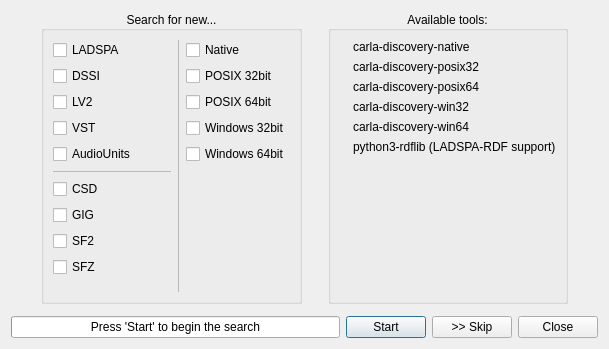
<?xml version="1.0" encoding="UTF-8"?>
<ui version="4.0">
 <class>PluginRefreshW</class>
 <widget class="QDialog" name="PluginRefreshW">
  <property name="geometry">
   <rect>
    <x>0</x>
    <y>0</y>
    <width>609</width>
    <height>349</height>
   </rect>
  </property>
  <property name="windowTitle">
   <string>Carla - Refresh</string>
  </property>
  <layout class="QVBoxLayout" name="verticalLayout_3">
   <item>
    <layout class="QHBoxLayout" name="horizontalLayout_3">
     <item>
      <spacer name="horizontalSpacer">
       <property name="orientation">
        <enum>Qt::Horizontal</enum>
       </property>
       <property name="sizeType">
        <enum>QSizePolicy::Preferred</enum>
       </property>
       <property name="sizeHint" stdset="0">
        <size>
         <width>30</width>
         <height>20</height>
        </size>
       </property>
      </spacer>
     </item>
     <item>
      <widget class="QGroupBox" name="groupBox">
       <property name="title">
        <string>Search for new...</string>
       </property>
       <property name="alignment">
        <set>Qt::AlignCenter</set>
       </property>
       <layout class="QHBoxLayout" name="horizontalLayout_2">
        <item>
         <layout class="QVBoxLayout" name="verticalLayout">
          <item>
           <widget class="QCheckBox" name="ch_ladspa">
            <property name="text">
             <string>LADSPA</string>
            </property>
           </widget>
          </item>
          <item>
           <widget class="QCheckBox" name="ch_dssi">
            <property name="text">
             <string>DSSI</string>
            </property>
           </widget>
          </item>
          <item>
           <widget class="QCheckBox" name="ch_lv2">
            <property name="text">
             <string>LV2</string>
            </property>
           </widget>
          </item>
          <item>
           <widget class="QCheckBox" name="ch_vst">
            <property name="text">
             <string>VST</string>
            </property>
           </widget>
          </item>
          <item>
           <widget class="QCheckBox" name="ch_au">
            <property name="text">
             <string>AudioUnits</string>
            </property>
           </widget>
          </item>
          <item>
           <widget class="Line" name="line_3">
            <property name="lineWidth">
             <number>0</number>
            </property>
            <property name="midLineWidth">
             <number>1</number>
            </property>
            <property name="orientation">
             <enum>Qt::Horizontal</enum>
            </property>
           </widget>
          </item>
          <item>
           <widget class="QCheckBox" name="ch_csound">
            <property name="text">
             <string>CSD</string>
            </property>
           </widget>
          </item>
          <item>
           <widget class="QCheckBox" name="ch_gig">
            <property name="text">
             <string>GIG</string>
            </property>
           </widget>
          </item>
          <item>
           <widget class="QCheckBox" name="ch_sf2">
            <property name="text">
             <string>SF2</string>
            </property>
           </widget>
          </item>
          <item>
           <widget class="QCheckBox" name="ch_sfz">
            <property name="text">
             <string>SFZ</string>
            </property>
           </widget>
          </item>
          <item>
           <spacer name="horizontalSpacer_4">
            <property name="orientation">
             <enum>Qt::Horizontal</enum>
            </property>
            <property name="sizeHint" stdset="0">
             <size>
              <width>40</width>
              <height>5</height>
             </size>
            </property>
           </spacer>
          </item>
          <item>
           <spacer name="verticalSpacer_3">
            <property name="orientation">
             <enum>Qt::Vertical</enum>
            </property>
            <property name="sizeHint" stdset="0">
             <size>
              <width>20</width>
              <height>40</height>
             </size>
            </property>
           </spacer>
          </item>
         </layout>
        </item>
        <item>
         <widget class="Line" name="line_2">
          <property name="lineWidth">
           <number>0</number>
          </property>
          <property name="midLineWidth">
           <number>1</number>
          </property>
          <property name="orientation">
           <enum>Qt::Vertical</enum>
          </property>
         </widget>
        </item>
        <item>
         <layout class="QVBoxLayout" name="verticalLayout_2">
          <item>
           <widget class="QCheckBox" name="ch_native">
            <property name="text">
             <string>Native</string>
            </property>
           </widget>
          </item>
          <item>
           <widget class="QCheckBox" name="ch_posix32">
            <property name="text">
             <string>POSIX 32bit</string>
            </property>
           </widget>
          </item>
          <item>
           <widget class="QCheckBox" name="ch_posix64">
            <property name="text">
             <string>POSIX 64bit</string>
            </property>
           </widget>
          </item>
          <item>
           <widget class="QCheckBox" name="ch_win32">
            <property name="text">
             <string>Windows 32bit</string>
            </property>
           </widget>
          </item>
          <item>
           <widget class="QCheckBox" name="ch_win64">
            <property name="text">
             <string>Windows 64bit</string>
            </property>
           </widget>
          </item>
          <item>
           <spacer name="verticalSpacer_2">
            <property name="orientation">
             <enum>Qt::Vertical</enum>
            </property>
            <property name="sizeHint" stdset="0">
             <size>
              <width>20</width>
              <height>40</height>
             </size>
            </property>
           </spacer>
          </item>
         </layout>
        </item>
       </layout>
      </widget>
     </item>
     <item>
      <spacer name="horizontalSpacer_3">
       <property name="orientation">
        <enum>Qt::Horizontal</enum>
       </property>
       <property name="sizeType">
        <enum>QSizePolicy::Fixed</enum>
       </property>
       <property name="sizeHint" stdset="0">
        <size>
         <width>20</width>
         <height>20</height>
        </size>
       </property>
      </spacer>
     </item>
     <item>
      <widget class="QGroupBox" name="groupBox_2">
       <property name="title">
        <string>Available tools:</string>
       </property>
       <property name="alignment">
        <set>Qt::AlignCenter</set>
       </property>
       <property name="flat">
        <bool>true</bool>
       </property>
       <layout class="QGridLayout" name="gridLayout">
        <item row="0" column="0">
         <widget class="QLabel" name="ico_native">
          <property name="maximumSize">
           <size>
            <width>22</width>
            <height>16777215</height>
           </size>
          </property>
          <property name="text">
           <string/>
          </property>
          <property name="pixmap">
           <pixmap resource="../resources.qrc">:/16x16/dialog-ok-apply.png</pixmap>
          </property>
         </widget>
        </item>
        <item row="1" column="0">
         <widget class="QLabel" name="ico_posix32">
          <property name="maximumSize">
           <size>
            <width>22</width>
            <height>16777215</height>
           </size>
          </property>
          <property name="text">
           <string/>
          </property>
          <property name="pixmap">
           <pixmap resource="../resources.qrc">:/16x16/dialog-ok-apply.png</pixmap>
          </property>
         </widget>
        </item>
        <item row="5" column="1">
         <widget class="QLabel" name="label_rdflib">
          <property name="text">
           <string>python3-rdflib (LADSPA-RDF support)</string>
          </property>
         </widget>
        </item>
        <item row="4" column="1">
         <widget class="QLabel" name="label_win64">
          <property name="text">
           <string>carla-discovery-win64</string>
          </property>
         </widget>
        </item>
        <item row="0" column="1">
         <widget class="QLabel" name="label_native">
          <property name="text">
           <string>carla-discovery-native</string>
          </property>
         </widget>
        </item>
        <item row="2" column="0">
         <widget class="QLabel" name="ico_posix64">
          <property name="text">
           <string/>
          </property>
          <property name="pixmap">
           <pixmap resource="../resources.qrc">:/16x16/dialog-ok-apply.png</pixmap>
          </property>
         </widget>
        </item>
        <item row="5" column="0">
         <widget class="QLabel" name="ico_rdflib">
          <property name="maximumSize">
           <size>
            <width>22</width>
            <height>16777215</height>
           </size>
          </property>
          <property name="text">
           <string/>
          </property>
          <property name="pixmap">
           <pixmap resource="../resources.qrc">:/16x16/dialog-ok-apply.png</pixmap>
          </property>
         </widget>
        </item>
        <item row="1" column="1">
         <widget class="QLabel" name="label_posix32">
          <property name="text">
           <string>carla-discovery-posix32</string>
          </property>
         </widget>
        </item>
        <item row="3" column="0">
         <widget class="QLabel" name="ico_win32">
          <property name="maximumSize">
           <size>
            <width>22</width>
            <height>16777215</height>
           </size>
          </property>
          <property name="text">
           <string/>
          </property>
          <property name="pixmap">
           <pixmap resource="../resources.qrc">:/16x16/dialog-ok-apply.png</pixmap>
          </property>
         </widget>
        </item>
        <item row="4" column="0">
         <widget class="QLabel" name="ico_win64">
          <property name="text">
           <string/>
          </property>
          <property name="pixmap">
           <pixmap resource="../resources.qrc">:/16x16/dialog-ok-apply.png</pixmap>
          </property>
         </widget>
        </item>
        <item row="2" column="1">
         <widget class="QLabel" name="label_posix64">
          <property name="text">
           <string>carla-discovery-posix64</string>
          </property>
         </widget>
        </item>
        <item row="3" column="1">
         <widget class="QLabel" name="label_win32">
          <property name="text">
           <string>carla-discovery-win32</string>
          </property>
         </widget>
        </item>
        <item row="6" column="1">
         <spacer name="verticalSpacer_4">
          <property name="orientation">
           <enum>Qt::Vertical</enum>
          </property>
          <property name="sizeHint" stdset="0">
           <size>
            <width>20</width>
            <height>40</height>
           </size>
          </property>
         </spacer>
        </item>
       </layout>
      </widget>
     </item>
     <item>
      <spacer name="horizontalSpacer_2">
       <property name="orientation">
        <enum>Qt::Horizontal</enum>
       </property>
       <property name="sizeType">
        <enum>QSizePolicy::Preferred</enum>
       </property>
       <property name="sizeHint" stdset="0">
        <size>
         <width>30</width>
         <height>20</height>
        </size>
       </property>
      </spacer>
     </item>
    </layout>
   </item>
   <item>
    <spacer name="verticalSpacer_5">
     <property name="orientation">
      <enum>Qt::Vertical</enum>
     </property>
     <property name="sizeType">
      <enum>QSizePolicy::Fixed</enum>
     </property>
     <property name="sizeHint" stdset="0">
      <size>
       <width>20</width>
       <height>6</height>
      </size>
     </property>
    </spacer>
   </item>
   <item>
    <spacer name="verticalSpacer">
     <property name="orientation">
      <enum>Qt::Vertical</enum>
     </property>
     <property name="sizeHint" stdset="0">
      <size>
       <width>20</width>
       <height>6</height>
      </size>
     </property>
    </spacer>
   </item>
   <item>
    <layout class="QHBoxLayout" name="horizontalLayout">
     <item>
      <widget class="QProgressBar" name="progressBar">
       <property name="sizePolicy">
        <sizepolicy hsizetype="Expanding" vsizetype="Fixed">
         <horstretch>0</horstretch>
         <verstretch>0</verstretch>
        </sizepolicy>
       </property>
       <property name="maximum">
        <number>100</number>
       </property>
       <property name="value">
        <number>0</number>
       </property>
       <property name="format">
        <string>Press 'Start' to begin the search</string>
       </property>
      </widget>
     </item>
     <item>
      <widget class="QPushButton" name="b_start">
       <property name="text">
        <string>Start</string>
       </property>
       <property name="icon">
        <iconset resource="../resources.qrc">
         <normaloff>:/16x16/arrow-right.png</normaloff>:/16x16/arrow-right.png</iconset>
       </property>
      </widget>
     </item>
     <item>
      <widget class="QPushButton" name="b_skip">
       <property name="text">
        <string>&gt;&gt; Skip</string>
       </property>
      </widget>
     </item>
     <item>
      <widget class="QPushButton" name="b_close">
       <property name="text">
        <string>Close</string>
       </property>
       <property name="icon">
        <iconset resource="../resources.qrc">
         <normaloff>:/16x16/window-close.png</normaloff>:/16x16/window-close.png</iconset>
       </property>
      </widget>
     </item>
    </layout>
   </item>
  </layout>
 </widget>
 <resources>
  <include location="../resources.qrc"/>
  <include location="../resources.qrc"/>
 </resources>
 <connections>
  <connection>
   <sender>b_close</sender>
   <signal>clicked()</signal>
   <receiver>PluginRefreshW</receiver>
   <slot>close()</slot>
   <hints>
    <hint type="sourcelabel">
     <x>426</x>
     <y>231</y>
    </hint>
    <hint type="destinationlabel">
     <x>236</x>
     <y>125</y>
    </hint>
   </hints>
  </connection>
 </connections>
</ui>
